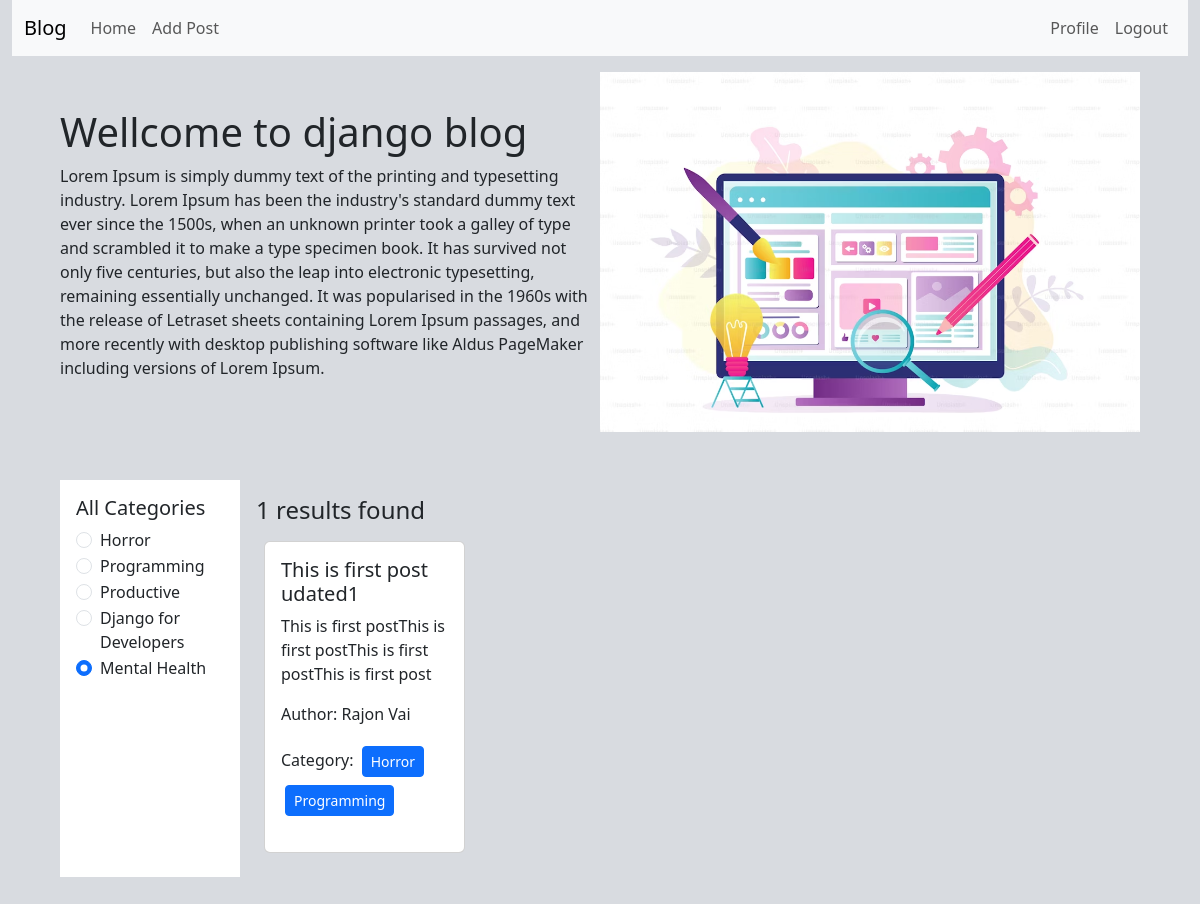
/category/horror/ (signed in), run on the app's committed database.
### categories/models.py (models this page shows, shortened)
class Category(models.Model):
    name= models.CharField(max_length=100)
    slug = models.SlugField(max_length=100, unique=True, null = True, blank=True)

### posts/models.py (models this page shows, shortened)
class Post(models.Model):
    title= models.CharField(max_length=50)
    content = models.TextField()
    category = models.ManyToManyField(Category) #ekta post multiple category te thakte pare abar ekta categoryte multiple post thakte pare
    author = models.ForeignKey(User, on_delete=models.CASCADE)

### blog_project/views.py (the view)
# urls.py: path('', views.home, name="homepage"),
def home(request, category_slug = None):
    data = Post.objects.all()
    if category_slug is not None:
        category = Category.objects.get(slug=category_slug)
        data = Post.objects.filter(category = category)
    categories = Category.objects.all()
    return render(request, 'index.html', {'data':data, 'category':categories})

### templates/index.html
{% extends "base.html" %}
{% load static %}
{% block content %}
<div class="d-flex flex-wrap px-5 pt-3 align-items-center">
  <div class="col-6 ">
    <h1>Wellcome to django blog</h1>
    <p>
      Lorem Ipsum is simply dummy text of the printing and typesetting industry. Lorem Ipsum has been
      the industry's standard dummy text ever since the 1500s, when an unknown printer took a galley
      of type and scrambled it to make a type specimen book. It has survived not only five centuries,
      but also the leap into electronic typesetting, remaining essentially unchanged. It was
      popularised in the 1960s with the release of Letraset sheets containing Lorem Ipsum passages,
      and more recently with desktop publishing software like Aldus PageMaker including versions
      of Lorem Ipsum.
    </p>
  </div>
  <div class="col-6">
    <img src="{% static 'header.avif' %}" width="100%"/>
  </div>
</div>
<div class="d-flex flex-wrap p-5">
  <div class="col-2 bg-white p-3">
    <h5>All Categories</h5>
    {% for cat in category %}
    <div class="form-check">
      <input class="form-check-input" type="radio" name="cateory" id={{ cat.name }} value="option1" checked>
      <label class="form-check-label" for={{ cat.name }}>
        <a href={% url 'category_wise_post' cat.slug %} class="text-decoration-none text-dark">
          {{ cat.name }}
        </a>
      </label>
    </div>
    {% endfor %}
  </div>
  <div class="col-10 p-3">
    <h4>{{ data | length}} results found</h4>
    <div class="d-flex flex-wrap">
      {% for post in data %}
      <div class="col-sm-3">
          <div class="card m-2">
            <div class="card-body">
              <h5 class="card-title">{{post.title}}</h5>
              <p class="card-text">
                  {{post.content | slice:"100"}}
              </p>
              <p>Author: {{post.author.first_name}} {{post.author.last_name}}</p>
              <p>Category:
                  {% for cat in post.category.all %}
                  <button class='btn btn-primary btn-sm m-1'>
                      {{cat.name}}
                  </button>
                  {% endfor %}
              </p>
            </div>
          </div>
        </div>
      {% endfor %}
    </div>
  </div>
</div>
{% endblock %}

### data on the page
Category: name "Horror"
Category: name "Programming"
Category: name "Productive"
Category: name "Django for Developers"
Category: name "Mental Health"
Post: title "This is first post udated1", content "This is first postThis is first postThis is first postThis is first post", author.first_name "Rajon", author.last_name "Vai"

### other printed values
{{ data | length }} "1"
